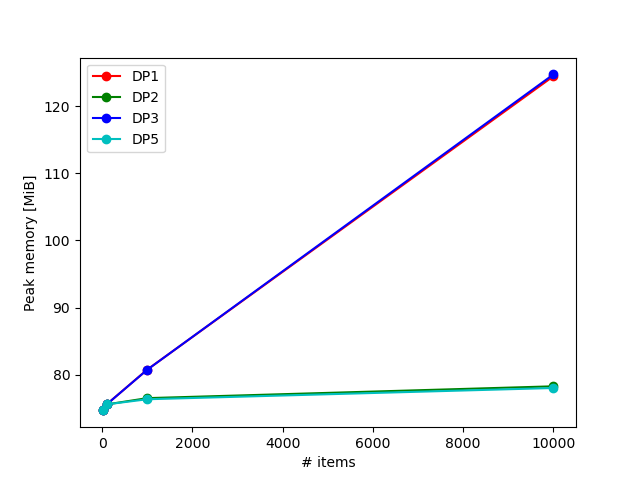

Write Python code to recreate this figure.
import numpy as np
import matplotlib.pyplot as plt
from memory_profiler import memory_usage
import time

from knapsack_DP import knapSack_DP1, knapSack_DP2, knapSack_DP3, knapSack_DP4, knapSack_DP5

def main():
    num_cases = 4
    item_case = [10**i for i in range(1,num_cases+1)]
    max_val = 100
    max_weight = 100

    mem_case_v1 = []
    mem_case_v2 = []
    mem_case_v3 = []
    mem_case_v4 = []
    mem_case_v5 = []

    ### MEMORY USAGE ####

    for i, n_items in enumerate(item_case):
        print(f'Running case {i+1}: {n_items} items')
        vals = list(np.random.randint(0, max_val, n_items))
        wt = list(np.random.randint(1, max_weight, n_items))
        W = 5*max_weight
        
        mu1 = max(memory_usage((knapSack_DP1, (W, wt, vals), {})))
        mem_case_v1.append(mu1)
            
        mu2 = max(memory_usage((knapSack_DP2, (W, wt, vals), {})))
        mem_case_v2.append(mu2)
        
        mu3 = max(memory_usage((knapSack_DP3, (W, wt, vals), {})))
        mem_case_v3.append(mu3)
    
        #mu4 = max(memory_usage((knapSack_DP4, (W, wt, vals),{})))
        #mem_case_v4.append(mu4)

        mu5 = max(memory_usage((knapSack_DP5, (W, wt, vals),{})))
        mem_case_v5.append(mu5)

    plt.plot(item_case, mem_case_v1, 'ro-', label = 'DP1')
    plt.plot(item_case, mem_case_v2, 'go-', label = 'DP2')
    plt.plot(item_case, mem_case_v3, 'bo-', label = 'DP3')
    #plt.plot(item_case, mem_case_v4, 'mo-', label = 'DP4')
    plt.plot(item_case, mem_case_v5, 'co-', label = 'DP5')

    plt.xlabel('# items')
    plt.ylabel('Peak memory [MiB]')
    plt.legend()     

    plt.savefig('memory_profiling_knapsack_DP.png')

if __name__ == "__main__":
    main()
